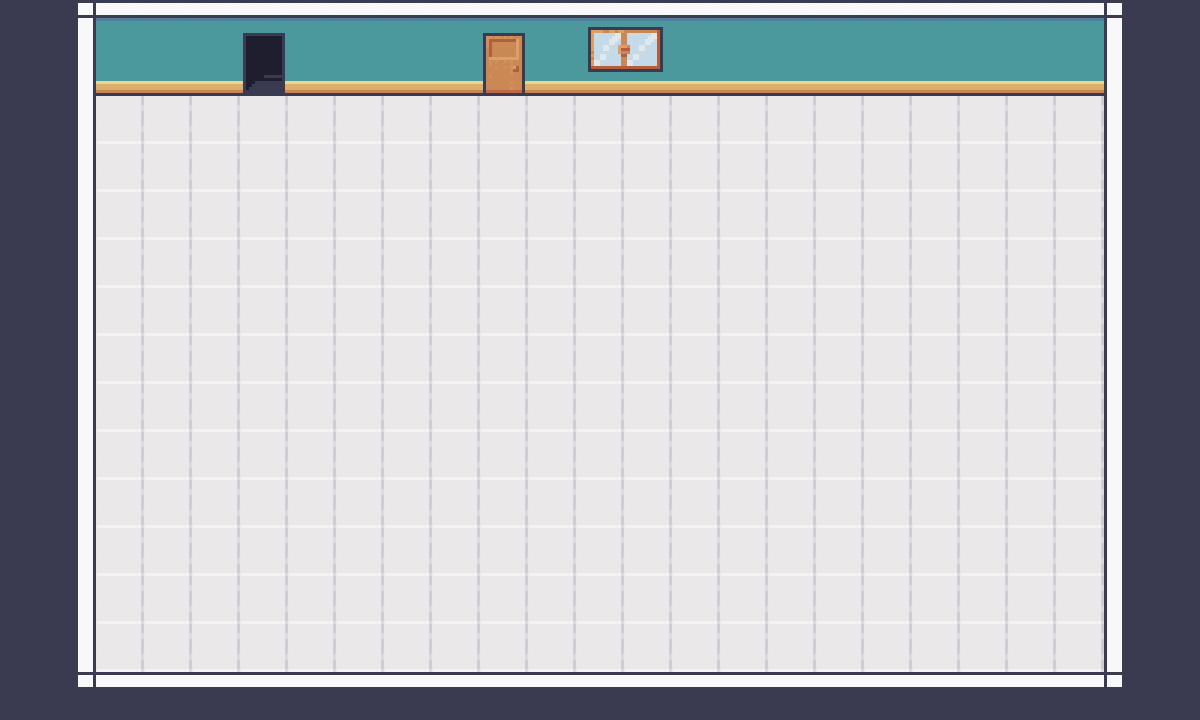

This game map was drawn from its Tiled (.tmx) file and the tilesets committed beside it. A one-line description and the full map source follow:
An orthogonal 25x15 tile map with 48x48 px tiles, 3 tile layers (Background, Walls_floor, Interior), 2 tilesets and 27 objects.

<map version="1.10" tiledversion="1.11.2" orientation="orthogonal" renderorder="right-down" width="25" height="15" tilewidth="48" tileheight="48" infinite="0" nextlayerid="7" nextobjectid="41">
 <tileset firstgid="1" source="../tsx/Room_Builder_free_48x48.tsx" />
 <tileset firstgid="392" source="../tsx/my_interior.tsx" />
 <layer id="1" name="Background" width="25" height="15">
  <data encoding="csv">
13,13,13,13,13,13,13,13,13,13,13,13,13,13,13,13,13,13,13,13,13,13,13,13,13,
13,13,13,13,13,13,13,13,13,13,13,13,13,13,13,13,13,13,13,13,13,13,13,13,13,
13,13,13,13,13,13,13,13,13,13,13,13,13,13,13,13,13,13,13,13,13,13,13,13,13,
13,13,13,13,13,13,13,13,13,13,13,13,13,13,13,13,13,13,13,13,13,13,13,13,13,
13,13,13,13,13,13,13,13,13,13,13,13,13,13,13,13,13,13,13,13,13,13,13,13,13,
13,13,13,13,13,13,13,13,13,13,13,13,13,13,13,13,13,13,13,13,13,13,13,13,13,
13,13,13,13,13,13,13,13,13,13,13,13,13,13,13,13,13,13,13,13,13,13,13,13,13,
13,13,13,13,13,13,13,13,13,13,13,13,13,13,13,13,13,13,13,13,13,13,13,13,13,
13,13,13,13,13,13,13,13,13,13,13,13,13,13,13,13,13,13,13,13,13,13,13,13,13,
13,13,13,13,13,13,13,13,13,13,13,13,13,13,13,13,13,13,13,13,13,13,13,13,13,
13,13,13,13,13,13,13,13,13,13,13,13,13,13,13,13,13,13,13,13,13,13,13,13,13,
13,13,13,13,13,13,13,13,13,13,13,13,13,13,13,13,13,13,13,13,13,13,13,13,13,
13,13,13,13,13,13,13,13,13,13,13,13,13,13,13,13,13,13,13,13,13,13,13,13,13,
13,13,13,13,13,13,13,13,13,13,13,13,13,13,13,13,13,13,13,13,13,13,13,13,13,
13,13,13,13,13,13,13,13,13,13,13,13,13,13,13,13,13,13,13,13,13,13,13,13,13
</data>
 </layer>
 <layer id="2" name="Walls_floor" width="25" height="15">
  <data encoding="csv">
0,29,398,398,398,398,398,398,398,398,398,398,398,398,398,398,398,398,398,398,398,398,398,31,0,
0,46,430,430,430,430,430,430,430,430,430,430,430,430,430,430,430,430,430,430,430,430,430,48,0,
0,46,446,446,446,446,446,446,446,446,446,446,446,446,446,446,446,446,446,446,446,446,446,48,0,
0,46,446,446,446,446,446,446,446,446,446,446,446,446,446,446,446,446,446,446,446,446,446,48,0,
0,46,446,446,446,446,446,446,446,446,446,446,446,446,446,446,446,446,446,446,446,446,446,48,0,
0,46,446,446,446,446,446,446,446,446,446,446,446,446,446,446,446,446,446,446,446,446,446,48,0,
0,46,446,446,446,446,446,446,446,446,446,446,446,446,446,446,446,446,446,446,446,446,446,48,0,
0,46,446,446,446,446,446,446,446,446,446,446,446,446,446,446,446,446,446,446,446,446,446,48,0,
0,46,446,446,446,446,446,446,446,446,446,446,446,446,446,446,446,446,446,446,446,446,446,48,0,
0,46,446,446,446,446,446,446,446,446,446,446,446,446,446,446,446,446,446,446,446,446,446,48,0,
0,46,446,446,446,446,446,446,446,446,446,446,446,446,446,446,446,446,446,446,446,446,446,48,0,
0,46,446,446,446,446,446,446,446,446,446,446,446,446,446,446,446,446,446,446,446,446,446,48,0,
0,46,446,446,446,446,446,446,446,446,446,446,446,446,446,446,446,446,446,446,446,446,446,48,0,
0,46,446,446,446,446,446,446,446,446,446,446,446,446,446,446,446,446,446,446,446,446,446,48,0,
0,63,64,64,64,64,64,64,64,64,64,64,64,64,64,64,64,64,64,64,64,64,64,65,0
</data>
 </layer>
 <layer id="3" name="Interior" width="25" height="15">
  <data encoding="csv">
0,0,0,0,0,528,0,0,0,0,527,0,603,604,0,0,0,0,0,0,0,0,0,0,0,
0,0,0,0,0,544,0,0,0,0,543,0,619,620,0,0,0,0,0,0,0,0,0,0,0,
0,0,0,0,0,0,0,0,0,0,0,0,0,0,0,0,0,0,0,0,0,0,0,0,0,
0,0,0,0,0,0,0,0,0,0,0,0,0,0,0,0,0,0,0,0,0,0,0,0,0,
0,0,0,0,0,0,0,0,0,0,0,0,0,0,0,0,0,0,0,0,0,0,0,0,0,
0,0,0,0,0,0,0,0,0,0,0,0,0,0,0,0,0,0,0,0,0,0,0,0,0,
0,0,0,0,0,0,0,0,0,0,0,0,0,0,0,0,0,0,0,0,0,0,0,0,0,
0,0,0,0,0,0,0,0,0,0,0,0,0,0,0,0,0,0,0,0,0,0,0,0,0,
0,0,0,0,0,0,0,0,0,0,0,0,0,0,0,0,0,0,0,0,0,0,0,0,0,
0,0,0,0,0,0,0,0,0,0,0,0,0,0,0,0,0,0,0,0,0,0,0,0,0,
0,0,0,0,0,0,0,0,0,0,0,0,0,0,0,0,0,0,0,0,0,0,0,0,0,
0,0,0,0,0,0,0,0,0,0,0,0,0,0,0,0,0,0,0,0,0,0,0,0,0,
0,0,0,0,0,0,0,0,0,0,0,0,0,0,0,0,0,0,0,0,0,0,0,0,0,
0,0,0,0,0,0,0,0,0,0,0,0,0,0,0,0,0,0,0,0,0,0,0,0,0,
0,0,0,0,0,0,0,0,0,0,0,0,0,0,0,0,0,0,0,0,0,0,0,0,0
</data>
 </layer>
 <objectgroup id="4" name="Cash">
  <object id="13" gid="441" x="528" y="192" width="48" height="48" />
  <object id="14" gid="441" x="576" y="192" width="48" height="48" />
  <object id="15" gid="443" x="624" y="144" width="48" height="48" />
  <object id="16" gid="459" x="624" y="192" width="48" height="48" />
  <object id="17" gid="442" x="672" y="192" width="48" height="48" />
  <object id="18" gid="426" x="672" y="144" width="48" height="48" />
  <object id="19" gid="395" x="672" y="96" width="48" height="48" />
  <object id="20" gid="458" x="672" y="240" width="48" height="48" />
  <object id="21" gid="457" x="624" y="240" width="48" height="48" />
  <object id="22" gid="457" x="576" y="240" width="48" height="48" />
  <object id="23" gid="457" x="528" y="240" width="48" height="48" />
  <object id="24" gid="411" x="480" y="192" width="48" height="48" />
  <object id="25" gid="427" x="480" y="240" width="48" height="48" />
 </objectgroup>
 <objectgroup id="5" name="Table">
  <object id="26" gid="552" x="240" y="288" width="48" height="48" />
  <object id="27" gid="553" x="288" y="288" width="48" height="48" />
  <object id="28" gid="554" x="336" y="288" width="48" height="48" />
  <object id="29" gid="555" x="384" y="288" width="48" height="48" />
  <object id="30" gid="568" x="240" y="336" width="48" height="48" />
  <object id="31" gid="569" x="288" y="336" width="48" height="48" />
  <object id="32" gid="570" x="336" y="336" width="48" height="48" />
  <object id="33" gid="571" x="384" y="336" width="48" height="48" />
  <object id="34" gid="584" x="240" y="384" width="48" height="48" />
  <object id="35" gid="585" x="288" y="384" width="48" height="48" />
  <object id="36" gid="586" x="336" y="384" width="48" height="48" />
  <object id="37" gid="587" x="384" y="384" width="48" height="48" />
 </objectgroup>
 <objectgroup id="6" name="Chair">
  <object id="38" gid="735" x="432" y="288" width="48" height="48" />
  <object id="39" gid="751" x="432" y="336" width="48" height="48" />
 </objectgroup>
</map>
